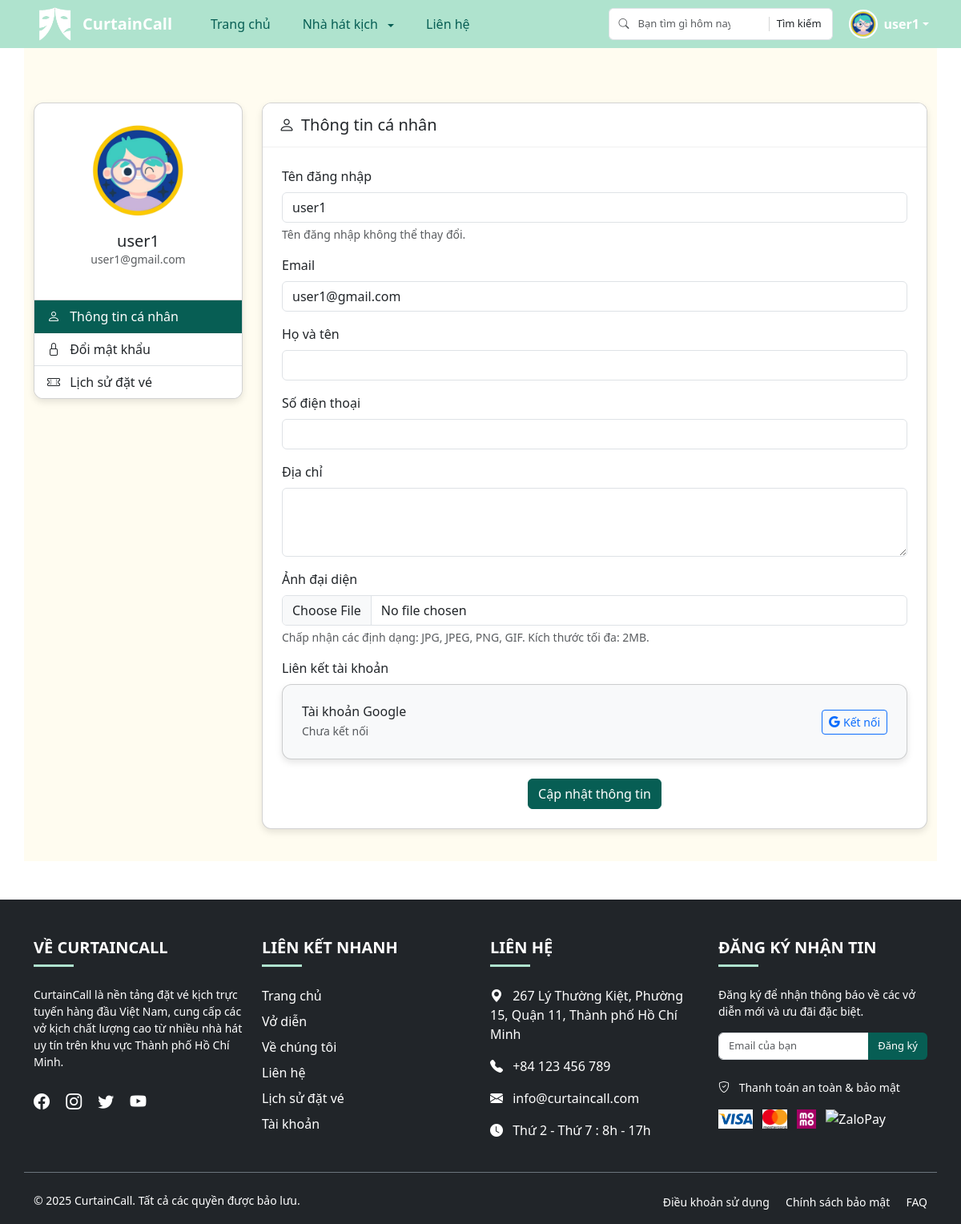
Screenshot of /index.php?route=user/profile (signed in) with the database file from the repository.
### tables this page shows
CREATE TABLE `users` (
  `user_id` int(11) NOT NULL,
  `username` varchar(30) NOT NULL,
  `password` varchar(255) NOT NULL,
  `email` varchar(30) NOT NULL,
  `created_at` timestamp NOT NULL DEFAULT current_timestamp(),
  `name` varchar(100) DEFAULT NULL,
  `phone` varchar(15) DEFAULT NULL,
  `address` text DEFAULT NULL,
  `avatar` varchar(255) DEFAULT 'public/images/avatars/default.png',
  `reset_token` varchar(255) DEFAULT NULL,
  `reset_expires` datetime DEFAULT NULL,
  `google_id` varchar(100) DEFAULT NULL
);

### controllers/UserController.php (called while the page is built, shortened)
<?php
require_once 'models/User.php';
class UserController
{
    private $userModel;
    public function __construct($conn)
    {
        $this->userModel = new User($conn);
    }
    public function profile()
    {
        $user_id = $_SESSION['user']['user_id'];
        $user = $this->userModel->getUserById($user_id);
        include 'views/layouts/header.php';
        include 'views/auth/profile.php';
        include 'views/layouts/footer.php';
    }
}

### models/User.php (called while the page is built, shortened)
<?php
class User {
    private $conn;
    public function __construct($conn) {
        $this->conn = $conn;
    }
    public function getUserById($user_id) {
        $sql = "SELECT * FROM users WHERE user_id = ?";
        $stmt = $this->conn->prepare($sql);
        $stmt->bind_param("i", $user_id);
        $stmt->execute();
        $result = $stmt->get_result();
        return $result->fetch_assoc();
    }
}

### views/auth/profile.php (the view, shortened to what this page needs)
<?php
$user = $_SESSION['user'] ?? null;
?>
<main class="container mt-5 mb-5">
    <div class="row">
        <div class="col-md-3">
            <div class="card mb-4">
                <div class="card-body text-center">
                    <?php
                    $avatarUrl = '';
                    if (isset($user['avatar']) && $user['avatar']) {
                        if (strpos($user['avatar'], 'http') === 0) {
                            $avatarUrl = $user['avatar'];
                        } else {
                            $avatarUrl = BASE_URL . $user['avatar'];
                        }
                    } else {
                        $avatarUrl = BASE_URL . 'public/images/avatars/default.png';
                    }
                    ?>
                    <img src="<?= $avatarUrl ?>" alt="User Avatar" class="rounded-circle mb-3" style="width: 120px; height: 120px; object-fit: cover;">
                    <h5 class="mb-0"><?= htmlspecialchars($user['username']) ?></h5>
                    <p class="text-muted small"><?= htmlspecialchars($user['email']) ?></p>
                </div>
                <div class="list-group list-group-flush">
                    <a href="#profile-info" class="list-group-item list-group-item-action active" data-bs-toggle="list">
                        <i class="bi bi-person me-2"></i> Thông tin cá nhân
                    </a>
                    <a href="#change-password" class="list-group-item list-group-item-action" data-bs-toggle="list">
                        <i class="bi bi-lock me-2"></i> Đổi mật khẩu
                    </a>
                    <a href="index.php?route=booking/history" class="list-group-item list-group-item-action">
                        <i class="bi bi-ticket-perforated me-2"></i> Lịch sử đặt vé
                    </a>
                </div>
            </div>
        </div>
        <div class="col-md-9">
            <div class="tab-content">
                <div class="tab-pane fade show active" id="profile-info">
                    <div class="card">
                        <div class="card-header bg-white">
                            <h5 class="mb-0"><i class="bi bi-person me-2"></i>Thông tin cá nhân</h5>
                        </div>
                        <div class="card-body">
                            <form action="index.php?route=user/updateProfile" method="POST" enctype="multipart/form-data">
                                <div class="mb-3">
                                    <label for="username" class="form-label">Tên đăng nhập</label>
                                    <input type="text" class="form-control" id="username" value="<?= htmlspecialchars($user['username']) ?>" readonly>
                                    <div class="form-text">Tên đăng nhập không thể thay đổi.</div>
                                </div>
                                <div class="mb-3">
                                    <label for="email" class="form-label">Email</label>
                                    <input type="email" class="form-control" id="email" value="<?= htmlspecialchars($user['email']) ?>" readonly>
                                </div>
                                <div class="mb-3">
                                    <label for="fullname" class="form-label">Họ và tên</label>
                                    <input type="text" class="form-control" id="fullname" name="fullname" value="<?= htmlspecialchars($user['fullname'] ?? '') ?>">
                                </div>
                                <div class="mb-3">
                                    <label for="phone" class="form-label">Số điện thoại</label>
                                    <input type="tel" class="form-control" id="phone" name="phone" value="<?= htmlspecialchars($user['phone'] ?? '') ?>">
                                </div>
                                <div class="mb-3">
                                    <label for="address" class="form-label">Địa chỉ</label>
                                    <textarea class="form-control" id="address" name="address" rows="3"><?= htmlspecialchars($user['address'] ?? '') ?></textarea>
                                </div>
                                <div class="mb-3">
                                    <label for="avatar" class="form-label">Ảnh đại diện</label>
                                    <input type="file" class="form-control" id="avatar" name="avatar" accept="image/*">
                                    <div class="form-text">Chấp nhận các định dạng: JPG, JPEG, PNG, GIF. Kích thước tối đa: 2MB.</div>
                                </div>
                                <div class="mb-4">
                                    <label class="form-label">Liên kết tài khoản</label>
                                    <div class="card bg-light">
                                        <div class="card-body">
                                            <div class="d-flex align-items-center justify-content-between">
                                                <div>
                                                    <h6 class="mb-1">Tài khoản Google</h6>
                                                    <p class="text-muted mb-0 small">
                                                        <?php if (isset($user['google_id']) && $user['google_id']): ?>
                                                            <span class="text-success"><i class="bi bi-check-circle-fill me-1"></i>Đã kết nối</span>
                                                        <?php else: ?>
                                                            <span class="text-muted">Chưa kết nối</span>
                                                        <?php endif; ?>
                                                    </p>
                                                </div>
                                                <?php if (isset($user['google_id']) && $user['google_id']): ?>
                                                    <button type="button" class="btn btn-outline-secondary btn-sm" disabled>
                                                        <i class="bi bi-google me-1"></i>Đã kết nối
                                                    </button>
                                                <?php else: ?>
                                                    <a href="<?= BASE_URL ?>index.php?route=user/google-login" class="btn btn-outline-primary btn-sm">
                                                        <i class="bi bi-google me-1"></i>Kết nối
                                                    </a>
                                                <?php endif; ?>
                                            </div>
                                        </div>
                                    </div>
                                </div>
                                <div class="text-center">
                                    <button type="submit" class="btn btn-primary">Cập nhật thông tin</button>
                                </div>
                            </form>
                        </div>
                    </div>
                </div>
            </div>
        </div>
    </div>
</main>

### public/css/style.css (style rules this page uses)
.card-body { margin: 0.5rem; }

### public/css/layouts.css (style rules this page uses)
* { margin: 0; padding: 0; box-sizing: border-box; }
body { display: flex; flex-direction: column; min-height: 100vh; }
main { background-color: #fffcf0; padding-top: 80px; padding-bottom: 40px; }

### public/css/profile.css (style rules this page uses)
.list-group-item.active { background-color: #075E54; border-color: #075E54; }
.list-group-item { border-left: none; border-right: none; }
.list-group-item:first-child { border-top: none; }
.btn-primary { background-color: #075E54; border-color: #075E54; }
.card { border-radius: 12px; overflow: hidden; box-shadow: 0 4px 8px rgba(0, 0, 0, 0.1); }
.card-header { border-bottom: 1px solid #f0f0f0; padding: 15px 20px; }

### rows the page displays
users: avatar (placeholder picture), username "user1", email "user1@gmail.com"

### other values shown
$_SESSION['user']['username'] "user1"
